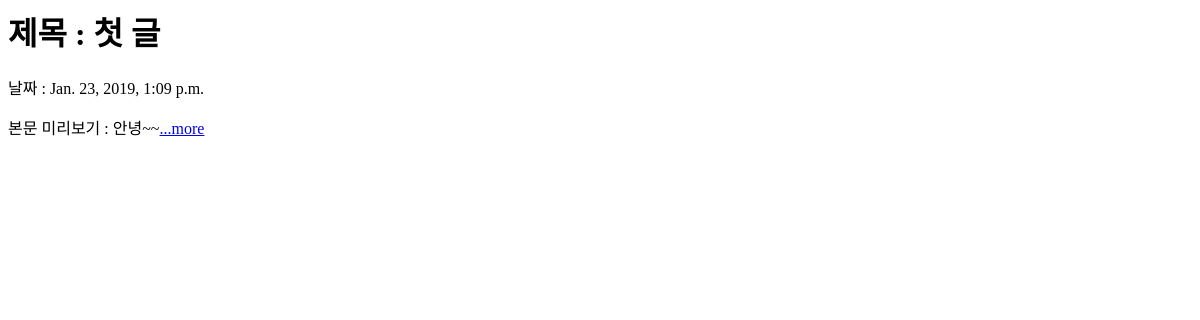
Before: / with the older database file.
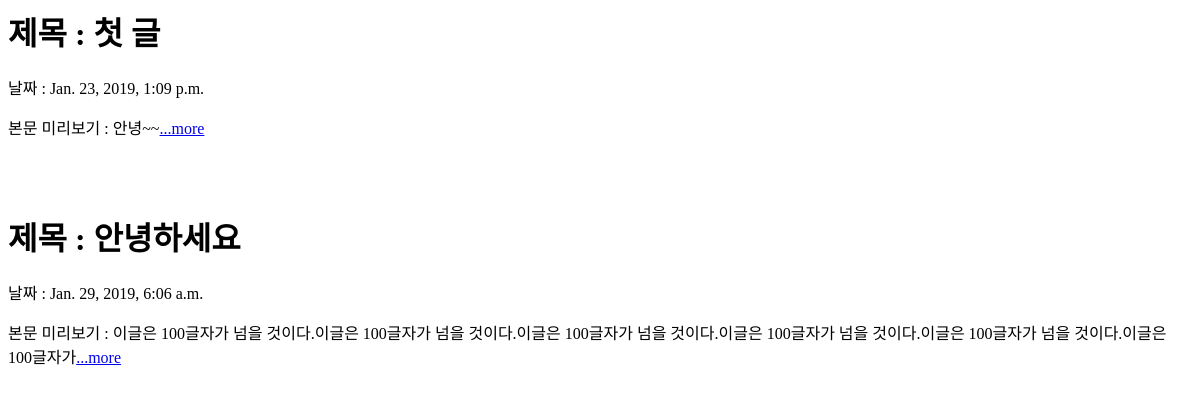
After: the same page with the newer database file.
### blog/models.py (models this page shows, shortened)
class Blog(models.Model):
    title = models.CharField(max_length=200)
    pub_date = models.DateTimeField('date published')
    body = models.TextField()
    def summary(self):
        return self.body[:100]

### blog/views.py (the view)
# urls.py: 2. Add a URL to urlpatterns:  path('', views.home, name='home')
def home(request):
    blogs = Blog.objects
    return render(request, 'home.html', {'blogs': blogs})

### blog/templates/home.html (shortened to what this page needs)
{% for blog in blogs.all %}
    <h1>제목 :  {{blog.title}} </h1>
    <p>날짜 :  {{blog.pub_date}} </p>
    <p>본문 미리보기 :  {{blog.summary}}<a href="{% url 'detail' blog.id %}">...more</a> </p>
{% endfor %}

Changed rows visible on the page:
added Blog: title "안녕하세요", pub_date "Jan. 29, 2019, 6:06 a.m.", summary "이글은 100글자가 넘을 것이다.이글은 100글자가 넘을 것이다.이글은 100글자가 넘을 것이다.이글은 100글자가 넘을 것이다.이글은 100글자가 넘을 것이다.이글은 100글자가"
